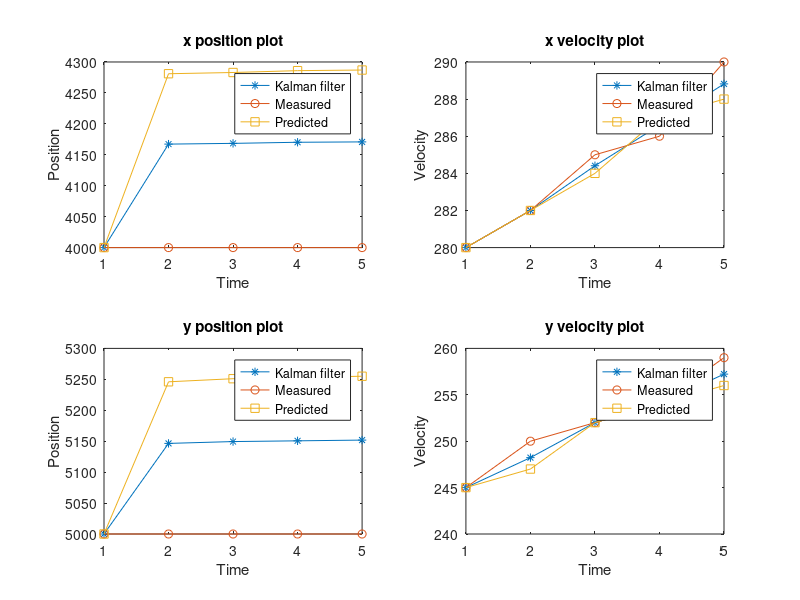
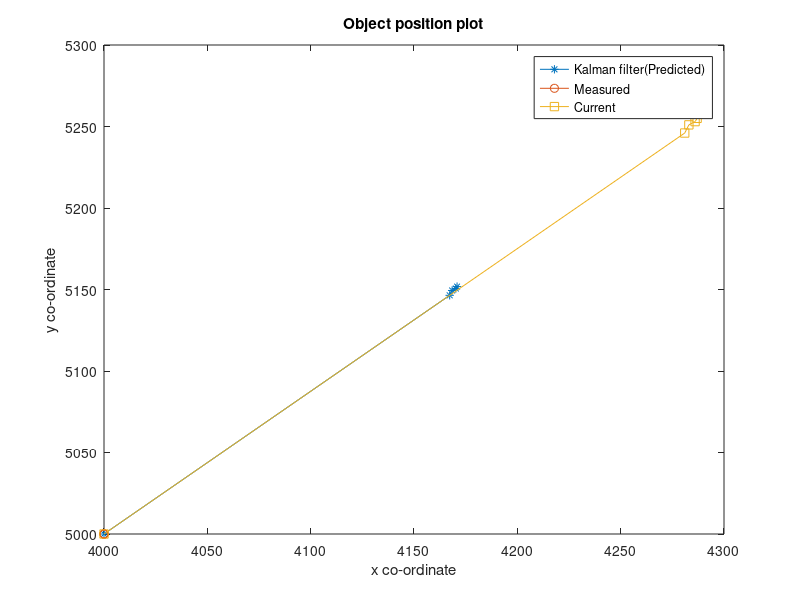

Write MATLAB code to recreate these figures, in order.
clear all;close all;clc;
obs=[4000,5000,280,245;4000,5000,282,250;4000,5000,285,252;4000,5000,286,254;4000,5000,290,259];%[x  y vx vy]
ax=[2;2];
Qk=0;
Wk=0;
Zk=0;
%new predicted state
t=1;%delta t
A=[1,0,t,0;0,1,0,t;0,0,1,0;0,0,0,1];
B=[0.5*(t^2),0;0,0.5*(t^2);t,0;t,0];
i=1;
xkp(i,:)=A*(obs(i,:)')+B*ax+Wk;

%initial process covariance
xd=20;%delta x
vd=5;%delta v
yd=20;
%P_ik=[xd^2,xd*vd;xd*vd,vd^2];

P_ik=[xd^2,0,0,0;0,yd^2,0,0;0,0,vd^2,0;0,0,0,vd^2];
%in our case cross diagonal=0

%Predicted process covariance matrix
Pkp=A*P_ik*(A')+Qk;
%in our case cross diagonal=0
Pkp(1,2)=0;Pkp(3,1)=0;Pkp(2,4)=0;
Pkp(2,1)=0;Pkp(1,3)=0;Pkp(4,2)=0;

%Kalman Gain
H=[1,0,0,0;0,1,0,0;0,0,1,0;0,0,0,1];%transformation matrix
xd_obs=25;%observation errors
vd_obs=6;
yd_obs=25;
R=[xd_obs^2,0,0,0;0,yd_obs^2,0,0;0,0,vd_obs^2,0;0,0,0,vd_obs^2];
K=(Pkp*(H'))/((H*Pkp*(H'))+R);

%New observation
C=[1,0,0,0;0,1,0,0;0,0,1,0;0,0,0,1];
yk=C*(obs(i+1,:)')+Zk;

%Calculating the current state
l=00
x_curr(i,:)=xkp(i,:)' +(K*(yk-(H*(xkp(i,:)'))));

%Updating covariance matrix
I=[1,0,0,0;0,1,0,0;0,0,1,0;0,0,0,1];
Pk=(I-K*H)*Pkp;

for i=2:4
    xkp(i,:)=A*(obs(i,:)')+B*ax+Wk;
    P_ik=[xd^2,0,0,0;0,yd^2,0,0;0,0,vd^2,0;0,0,0,vd^2];
    %in our case cross diagonal=0

    %Predicted process covariance matrix
    Pkp=A*P_ik*(A')+Qk
    %in our case cross diagonal=0
    Pkp(1,2)=0;Pkp(3,1)=0;Pkp(2,4)=0;
    Pkp(2,1)=0;Pkp(1,3)=0;Pkp(4,2)=0;

    %Kalman Gain
    H=[1,0,0,0;0,1,0,0;0,0,1,0;0,0,0,1];%transformation matrix
    xd_obs=25;%observation errors
    vd_obs=6;
    yd_obs=25;
    R=[xd_obs^2,0,0,0;0,yd_obs^2,0,0;0,0,vd_obs^2,0;0,0,0,vd_obs^2];
    K=(Pkp*(H'))/((H*Pkp*(H'))+R)

    %New observation
    C=[1,0,0,0;0,1,0,0;0,0,1,0;0,0,0,1];
    yk=C*(obs(i+1,:)')+Zk;

    %Calculating the current state
    x_curr(i,:)=xkp(i,:)' +(K*(yk-(H*(xkp(i,:)'))));

    %Updating covariance matrix
    I=[1,0,0,0;0,1,0,0;0,0,1,0;0,0,0,1];
    Pk=(I-K*H)*Pkp;
end
x_curr=[obs(1,:);x_curr]
xkp=[obs(1,:);xkp]
%x_pos plot
T=1:5;
subplot(2,2,1)
plot(T,x_curr(:,1),'-*');
hold on
plot(T,obs(:,1),'-o');
hold on
plot(T,xkp(:,1),'-s');
title('x position plot')
xlabel('Time')
ylabel('Position')
legend('Kalman filter','Measured','Predicted')

%v plot
subplot(2,2,2)
plot(T,x_curr(:,3),'-*');
hold on
plot(T,obs(:,3),'-o');
hold on
plot(T,xkp(:,3),'-s');
title('x velocity plot')
xlabel('Time')
ylabel('Velocity')
legend('Kalman filter','Measured','Predicted')

%y_pos plot
subplot(2,2,3)
T=1:5;
plot(T,x_curr(:,2),'-*');
hold on
plot(T,obs(:,2),'-o');
hold on
plot(T,xkp(:,2),'-s');
title('y position plot')
xlabel('Time')
ylabel('Position')
legend('Kalman filter','Measured','Predicted')

%v plot
T=1:5;
subplot(2,2,4)
plot(T,x_curr(:,4),'-*');
hold on
plot(T,obs(:,4),'-o');
hold on
plot(T,xkp(:,4),'-s');
title('y velocity plot')
xlabel('Time')
ylabel('Velocity')
legend('Kalman filter','Measured','Predicted')

figure
plot(x_curr(:,1),x_curr(:,2),'-*');
hold on
plot(obs(:,1),obs(:,2),'-o');
hold on
plot(xkp(:,1),xkp(:,2),'-s');
title('Object position plot')
xlabel('x co-ordinate')
ylabel('y co-ordinate')
legend('Kalman filter(Predicted)','Measured','Current')